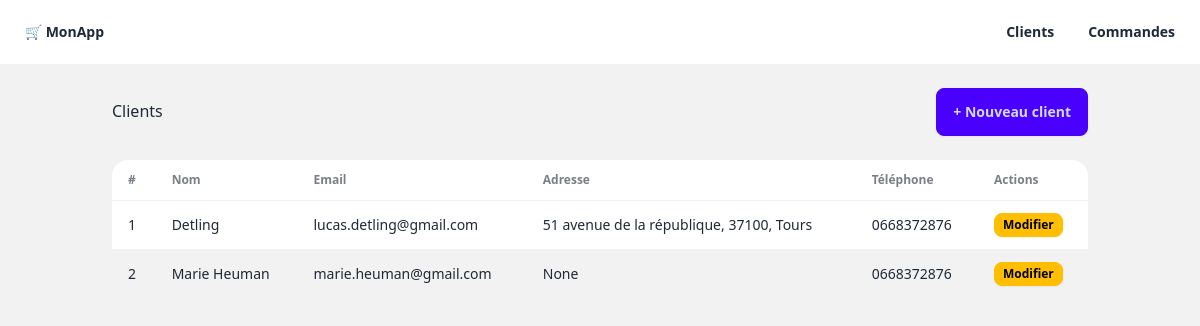
The page /clients/ on the database as committed earlier.
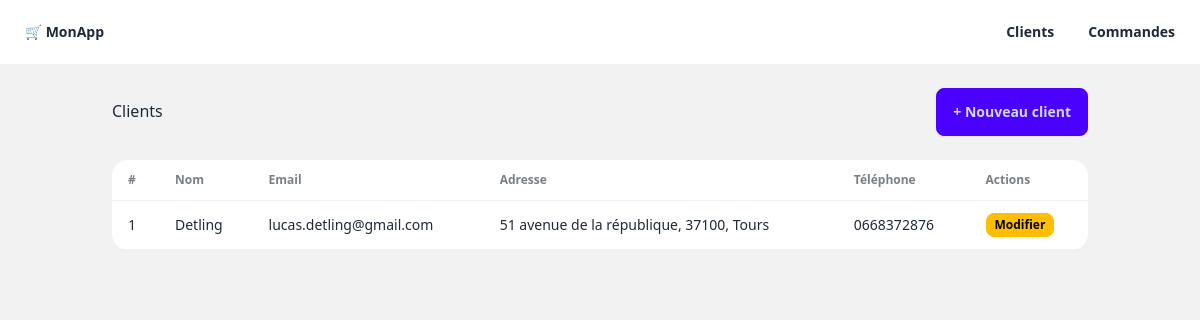
The same page on the database as committed later.
### models/client.py (models this page shows, shortened)
class Client(Base):
    __tablename__ = "clients"
    id: Mapped[int] = mapped_column(primary_key=True)
    nom: Mapped[str] = mapped_column(String(100), nullable=False)
    email: Mapped[str] = mapped_column(String(150), unique=True, nullable=False)
    telephone: Mapped[Optional[str]] = mapped_column(String(20))
    adresse: Mapped[Optional[str]] = mapped_column(String(255))
    date_creation: Mapped[datetime] = mapped_column(server_default=func.now())
    commandes: Mapped[List["Commande"]] = relationship("Commande", back_populates="client")

### routes/clients.py (the view)
@router.get("/", response_class=HTMLResponse)
def liste_clients(request: Request, db: Session = Depends(get_db)):
    clients = client_service.get_all(db)
    return templates.TemplateResponse(
        request=request,
        name="clients/liste.html",
        context={"clients": clients}   # ← les variables du template ici
    )

### templates/clients/liste.html (shortened to what this page needs)
{% extends "base.html" %}
{% block content %}
<div class="flex justify-between items-center mb-6">
    <h1 class="text-3xl font-bold">Clients</h1>
    <button onclick="modal_client.showModal()" class="btn btn-primary">
        + Nouveau client
    </button>
</div>
<div id="liste-clients">
    {% if clients %}
    <div class="overflow-x-auto">
        <table class="table table-zebra bg-base-100 rounded-xl shadow">
            <thead>
                <tr>
                    <th>#</th>
                    <th>Nom</th>
                    <th>Email</th>
                    <th>Adresse</th>
                    <th>Téléphone</th>
                    <th>Actions</th>
                </tr>
            </thead>
            <tbody>
                {% for client in clients %}
                <tr id="client-{{ client.id }}">
                    <td>{{ client.id }}</td>
                    <td class="font-medium">{{ client.nom }}</td>
                    <td>{{ client.email }}</td>
                    <td>{{ client.adresse }}</td>
                    <td>{{ client.telephone or "—" }}</td>
                    <td>
                        <button class="btn btn-warning btn-xs" hx-get="/clients/{{ client.id }}/modifier"
                            hx-target="#modal-modifier-contenu" hx-swap="innerHTML"
                            onclick="modal_modifier_client.showModal()">
                            Modifier
                        </button>
                    </td>
                </tr>
                {% endfor %}
            </tbody>
        </table>
    </div>
    {% else %}
    <div class="alert alert-info">
        <span>Aucun client pour l'instant. Ajoutez-en un !</span>
    </div>
    {% endif %}
</div>
{% endblock %}

Rows that differ between the two databases and show on the page:
removed Client: id "2", nom "Marie Heuman", email "marie.heuman@gmail.com", adresse "None", telephone "0668372876"
